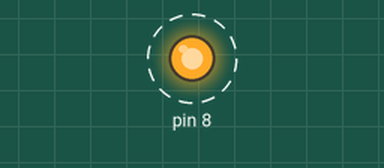
This program was run on a simulated Raspberry Pi (header pin numbers). Shown: output pins drawn as LEDs (lit = HIGH). Dashed ring = blinking. At 10.0 s the program stops and its outputs stay as they are.

Above: at 0.5 s.
Timing chart, 0 to 4.6 s (numbered marks = the images above):
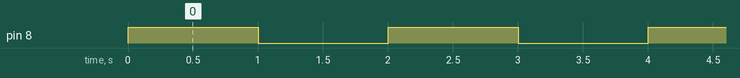

The program:

Light_Blink.py
```python
#!/usr/bin/python2.7
import RPi.GPIO as GPIO # Import GPIO lib
import time

GPIO.setmode(GPIO.BOARD) # Use pin number instead of BCM number
GPIO.setup(8, GPIO.OUT) # Setup GPIO pin 3 To OUT

def blink(numTimes, speed):
	for i in range(0, numTimes): # For x times
		GPIO.output(8, True) # Light up the led
		time.sleep(speed) # sleep y seconds
		GPIO.output(8, False) # Light off the led
		time.sleep(speed) # sleep y seconds
	GPIO.cleanup() # Clean up GPIO

blink(5, 1)
```

Measured:
- by itself, pin 8: alternates HIGH for 1.0 s and LOW for 1.0 s, 10 changes in all, then stays LOW
